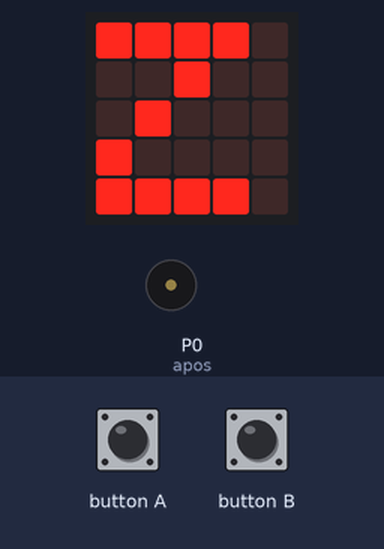
The program below on a simulated BBC micro:bit running MicroPython. Parts: the board's 5×5 LED display, buzzer (waves = sounding). Inputs (shaded band) come from the test bench. Random numbers come from a fixed seed; no radio messages arrive unless stated (any console line starting 'radio sent:' is added by the test bench); what the program prints to the serial console is not drawn.

Above: at 1.2 s.
1.3 s: button B pressed for 3.2 s
6.0 s: button B pressed for 0.15 s
At 7.51 s:
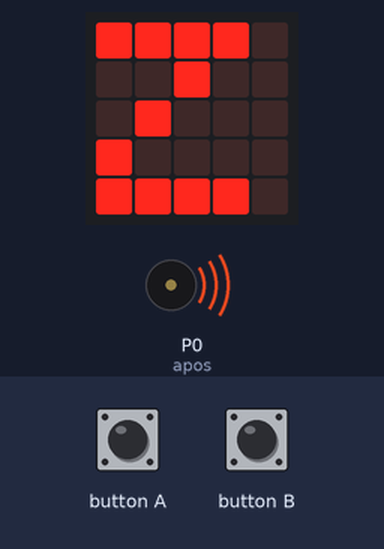
9.1 s: button A pressed for 0.15 s
10.7 s: button B pressed for 1 s
Timing chart, 0 to 13.7 s (numbered marks = the images above; inputs shaded):
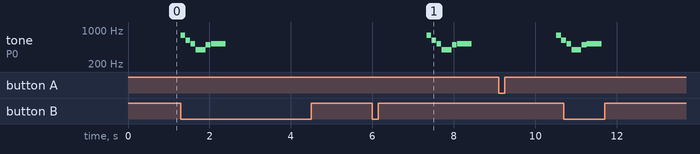

The program:

Main_Controller-main__9_.py
```python
# Imports go at the top
from microbit import *
import radio
import random
import music

timing = 20
counter = 0;

xstart = 12
ystart = 12
astart = 10
bstart = 10

xpos = xstart
ypos = ystart
xvel = 1
yvel = -1

upperLim = 25
lowerLim = 0
rightLim = 25
leftLim = 0

apos = astart
bpos = bstart
ascore = 0
bscore = 0

alower = 0
aupper = 20
blower = 0
bupper = 20

radio.config(group=23, power=7)
radio.on()

# Code in a 'while True:' loop repeats forever
while True:
    display.show("Z", wait=False)
    if(button_b.is_pressed()):
        while(button_b.is_pressed()):
            #wait
            print('paused')
        while(not button_b.is_pressed()):
            print('paused')
        while(button_b.is_pressed()):
            print('paused')
    if(button_a.is_pressed()):
        radio.send('reset')
        apos = astart
        bpos = bstart
        ascore = 0
        bscore = 0
        xpos = xstart
        ypos = ystart
    if(counter == timing):
        counter = 0

        if(xpos == leftLim):
            if(((ypos<apos) or (ypos > (apos+5)))):
                bscore = bscore + 1
                xpos = xstart
                ypos = ystart
                apos = astart
                bpos = bstart
                music.play(music.POWER_DOWN)
            else :
                ypos = ypos + random.randint(-1,1)
                xvel = -xvel
                music.play(music.BA_DING, wait=False)
        if(xpos == rightLim-1):
            if(((ypos<bpos) or (ypos > (bpos+5)))):
                ascore = ascore + 1
                xpos = xstart
                ypos = ystart
                apos = astart
                bpos = bstart
                music.play(music.POWER_DOWN)
            else:
                ypos = ypos + random.randint(-1,1)
                xvel = -xvel
                music.play(music.BA_DING, wait=False)

        xpos = xpos + xvel

        ypos = ypos + yvel
        if(ypos <= lowerLim):
            yvel = random.randint(1,3)
        if(ypos >= upperLim):
            yvel = -random.randint(1,3)

    message = radio.receive()
    if message:
        if(message[0] == 'a'):
            apos = apos + int(message[1:])
        if(message[0] == 'b'):
            bpos = bpos + int(message[1:])

    if(apos < alower):
        apos = alower
    if(apos > aupper):
        apos = aupper
    if(bpos < blower):
        bpos = blower
    if(bpos > bupper):
        bpos = bupper

    output = 'x' + str(xpos) + 'y' + str(ypos) + 'a' + str(apos) + 'b' + str(bpos) + 'c' + str(ascore) + 'd' + str(bscore) + 'e'
    radio.send(output)
    print(output)
    print(str(xvel) + '' + str(yvel))
    counter = counter + 1
```

Measured:
- after the input at 6.0 s, tone on P0 (apos): plays 784 Hz for 0.12 s, 622 Hz for 0.12 s, 523 Hz for 0.12 s, 392 Hz for 0.24 s, 494 Hz for 0.12 s, 523 Hz for 0.36 s, starting after 1.3 s
- by itself, tone on P0 (apos): plays 622 Hz for 0.12 s, 523 Hz for 0.12 s, 392 Hz for 0.24 s, 494 Hz for 0.12 s, 523 Hz for 0.36 s
